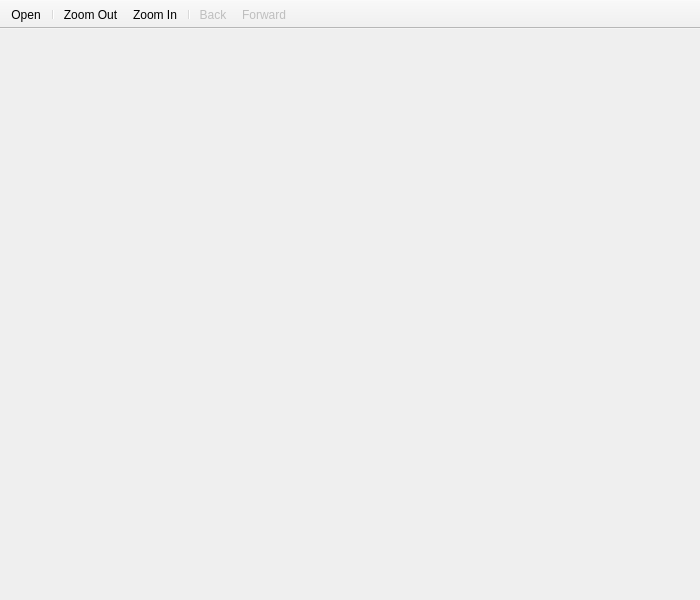
<?xml version="1.0" encoding="UTF-8"?>
<ui version="4.0">
 <class>MainWindow</class>
 <widget class="QMainWindow" name="MainWindow">
  <property name="geometry">
   <rect>
    <x>0</x>
    <y>0</y>
    <width>700</width>
    <height>600</height>
   </rect>
  </property>
  <property name="windowTitle">
   <string>PDF Viewer</string>
  </property>
  <property name="unifiedTitleAndToolBarOnMac">
   <bool>true</bool>
  </property>
  <widget class="QWidget" name="centralWidget">
   <layout class="QVBoxLayout" name="verticalLayout">
    <property name="spacing">
     <number>0</number>
    </property>
    <property name="leftMargin">
     <number>0</number>
    </property>
    <property name="topMargin">
     <number>0</number>
    </property>
    <property name="rightMargin">
     <number>0</number>
    </property>
    <property name="bottomMargin">
     <number>0</number>
    </property>
    <item>
     <widget class="QWidget" name="widget" native="true">
      <layout class="QVBoxLayout" name="verticalLayout_2">
       <property name="spacing">
        <number>0</number>
       </property>
       <property name="leftMargin">
        <number>0</number>
       </property>
       <property name="topMargin">
        <number>0</number>
       </property>
       <property name="rightMargin">
        <number>0</number>
       </property>
       <property name="bottomMargin">
        <number>0</number>
       </property>
       <item>
        <widget class="QSplitter" name="splitter">
         <property name="orientation">
          <enum>Qt::Horizontal</enum>
         </property>
         <widget class="QPdfView" name="pdfView" native="true">
          <property name="sizePolicy">
           <sizepolicy hsizetype="Expanding" vsizetype="Expanding">
            <horstretch>10</horstretch>
            <verstretch>0</verstretch>
           </sizepolicy>
          </property>
         </widget>
        </widget>
       </item>
      </layout>
     </widget>
    </item>
   </layout>
  </widget>
  <widget class="QToolBar" name="mainToolBar">
   <property name="movable">
    <bool>false</bool>
   </property>
   <property name="floatable">
    <bool>false</bool>
   </property>
   <attribute name="toolBarArea">
    <enum>TopToolBarArea</enum>
   </attribute>
   <attribute name="toolBarBreak">
    <bool>false</bool>
   </attribute>
   <addaction name="actionOpen"/>
   <addaction name="separator"/>
   <addaction name="actionZoom_Out"/>
   <addaction name="actionZoom_In"/>
   <addaction name="separator"/>
   <addaction name="actionBack"/>
   <addaction name="actionForward"/>
  </widget>
  <action name="actionOpen">
   <property name="icon">
    <iconset theme="document-open" resource="resources.qrc">
     <normaloff>:/icons/images/document-open.svgz</normaloff>:/icons/images/document-open.svgz</iconset>
   </property>
   <property name="text">
    <string>Open...</string>
   </property>
   <property name="shortcut">
    <string>Ctrl+O</string>
   </property>
  </action>
  <action name="actionQuit">
   <property name="icon">
    <iconset theme="application-exit">
     <normaloff>.</normaloff>.</iconset>
   </property>
   <property name="text">
    <string>Quit</string>
   </property>
   <property name="shortcut">
    <string>Ctrl+Q</string>
   </property>
  </action>
  <action name="actionAbout">
   <property name="icon">
    <iconset theme="help-about">
     <normaloff>.</normaloff>.</iconset>
   </property>
   <property name="text">
    <string>About</string>
   </property>
  </action>
  <action name="actionAbout_Qt">
   <property name="text">
    <string>About Qt</string>
   </property>
  </action>
  <action name="actionZoom_In">
   <property name="icon">
    <iconset theme="zoom-in" resource="resources.qrc">
     <normaloff>:/icons/images/zoom-in.svgz</normaloff>:/icons/images/zoom-in.svgz</iconset>
   </property>
   <property name="text">
    <string>Zoom In</string>
   </property>
   <property name="shortcut">
    <string>Ctrl++</string>
   </property>
  </action>
  <action name="actionZoom_Out">
   <property name="icon">
    <iconset theme="zoom-out" resource="resources.qrc">
     <normaloff>:/icons/images/zoom-out.svgz</normaloff>:/icons/images/zoom-out.svgz</iconset>
   </property>
   <property name="text">
    <string>Zoom Out</string>
   </property>
   <property name="shortcut">
    <string>Ctrl+-</string>
   </property>
  </action>
  <action name="actionPrevious_Page">
   <property name="icon">
    <iconset theme="go-previous-view-page" resource="resources.qrc">
     <normaloff>:/icons/images/go-previous-view-page.svgz</normaloff>:/icons/images/go-previous-view-page.svgz</iconset>
   </property>
   <property name="text">
    <string>Previous Page</string>
   </property>
   <property name="shortcut">
    <string>PgUp</string>
   </property>
  </action>
  <action name="actionNext_Page">
   <property name="icon">
    <iconset theme="go-next-view-page" resource="resources.qrc">
     <normaloff>:/icons/images/go-next-view-page.svgz</normaloff>:/icons/images/go-next-view-page.svgz</iconset>
   </property>
   <property name="text">
    <string>Next Page</string>
   </property>
   <property name="shortcut">
    <string>PgDown</string>
   </property>
  </action>
  <action name="actionContinuous">
   <property name="checkable">
    <bool>true</bool>
   </property>
   <property name="text">
    <string>Continuous</string>
   </property>
  </action>
  <action name="actionBack">
   <property name="enabled">
    <bool>false</bool>
   </property>
   <property name="icon">
    <iconset resource="resources.qrc">
     <normaloff>:/icons/images/go-previous-view.svgz</normaloff>:/icons/images/go-previous-view.svgz</iconset>
   </property>
   <property name="text">
    <string>Back</string>
   </property>
   <property name="toolTip">
    <string>back to previous view</string>
   </property>
  </action>
  <action name="actionForward">
   <property name="enabled">
    <bool>false</bool>
   </property>
   <property name="icon">
    <iconset resource="resources.qrc">
     <normaloff>:/icons/images/go-next-view.svgz</normaloff>:/icons/images/go-next-view.svgz</iconset>
   </property>
   <property name="text">
    <string>Forward</string>
   </property>
   <property name="toolTip">
    <string>forward to next view</string>
   </property>
  </action>
 </widget>
 <layoutdefault spacing="6" margin="11"/>
 <customwidgets>
  <customwidget>
   <class>QPdfView</class>
   <extends>QWidget</extends>
   <header location="global">qpdfview.h</header>
   <container>1</container>
  </customwidget>
 </customwidgets>
 <resources>
  <include location="resources.qrc"/>
 </resources>
 <connections/>
</ui>
